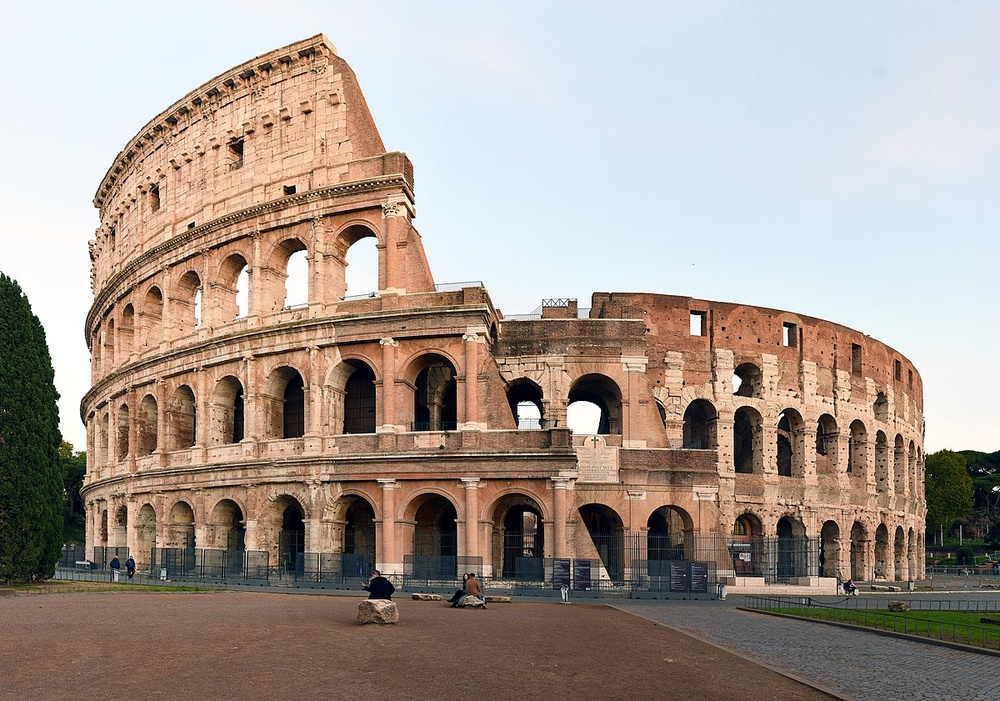
#> input picture Computer Vision/exercises/images/colosseum.jpg, 1000 x 701 px, shrunk from 1200 x 841 before the run
$ jupyter execute --allow-errors CV_exercise_03_edge_detection.ipynb
#> lines starting #> are read from the running program, lines starting #| are printed output that depends on the picture; after the words box and inside, x2 and y2 are one past the last pixel; in counts of white or black regions, pixels touching at a corner belong together
[cell 1]
import numpy as np
import cv2 as cv
from matplotlib import pyplot as plt
from ipywidgets import interact, IntSlider
import ipywidgets as widgets

# Caricamento dell'immagine in scala di grigi
img = cv.imread('./images/messi.jpg', cv.IMREAD_GRAYSCALE)
#> (the rest of this cell did not finish here and is left out)

[cell 2]
# Caricamento dell'immagine in scala di grigi
img = cv.imread('./images/colosseum.jpg', cv.IMREAD_GRAYSCALE)
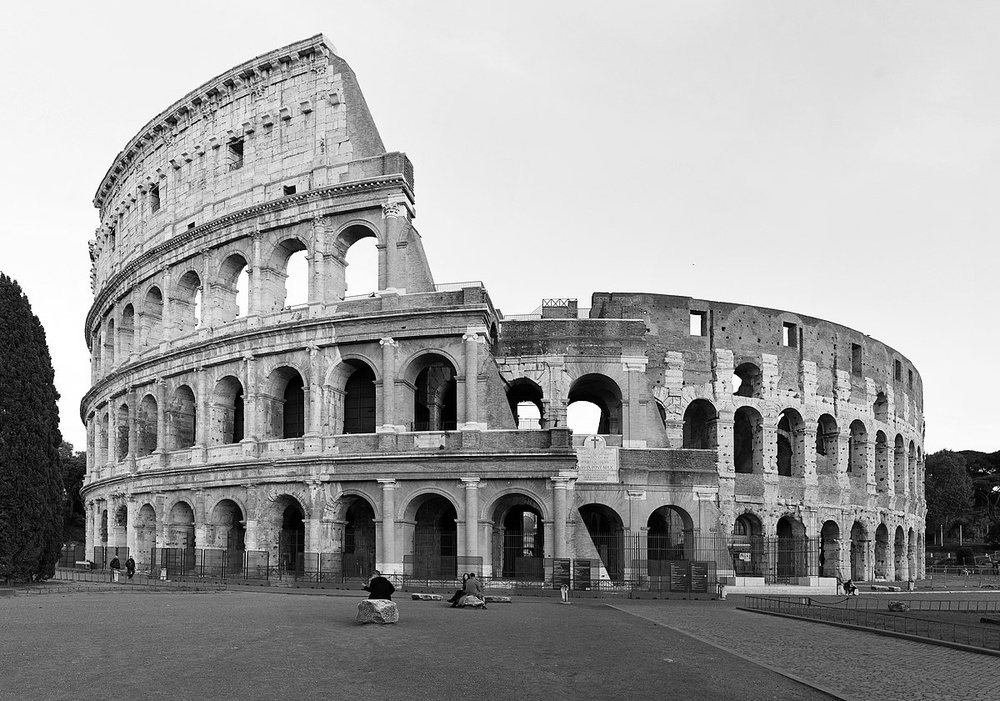
#> img: shape (701, 1000); min 0, max 255, mean 156.7
#> the sliders are set to low_threshold = 100, high_threshold = 150, aperture_size = 3
assert img is not None, "file could not be read, check with os.path.exists()"

# Funzione che aggiorna l'immagine con i nuovi valori di soglia e apertura
def update_edges(low_threshold, high_threshold, aperture_size):
    # L'apertura deve essere un intero dispari, ecco perché controllo che sia dispari
#> called with low_threshold = 100, high_threshold = 150, aperture_size = 3
    if aperture_size % 2 == 0:
        aperture_size += 1

    # Applicazione del rilevamento dei bordi di Canny con i nuovi parametri
    edges = cv.Canny(img, low_threshold, high_threshold, apertureSize=aperture_size)
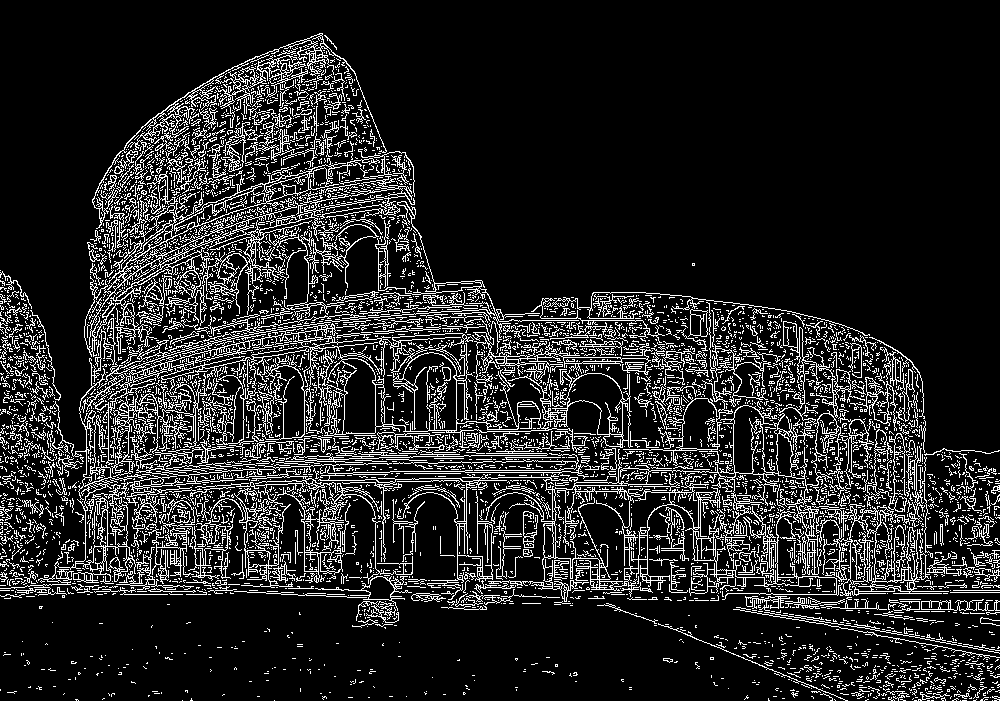
#> edges: shape (701, 1000); 14.2% white in thin lines or dots

    # Visualizza l'immagine originale e l'immagine con rilevamento dei bordi
    plt.figure(figsize=(18,10))
    plt.subplot(121),plt.imshow(img, cmap='gray')
    plt.title('Original Image'), plt.xticks([]), plt.yticks([])
    plt.subplot(122),plt.imshow(edges, cmap='gray')
    plt.title('Edge Image'), plt.xticks([]), plt.yticks([])
    plt.show()
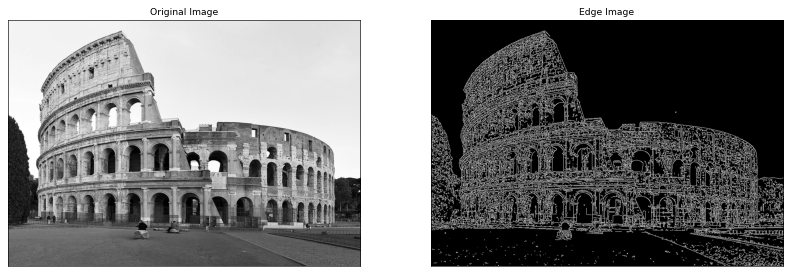
#> figure drawn by matplotlib, 2 panels

# Definizione degli slider per low_threshold, high_threshold e aperture_size
low_threshold_slider = IntSlider(min=0, max=255, value=100, description='Low Threshold')
high_threshold_slider = IntSlider(min=0, max=255, value=150, description='High Threshold')
aperture_slider = IntSlider(min=3, max=7, step=1, value=3, description='Aperture Size')

# Interazione con gli slider
interact(update_edges, low_threshold=low_threshold_slider, high_threshold=high_threshold_slider, aperture_size=aperture_slider);

$ run again, with Computer Vision/exercises/images/ClockChallenge.jpg copied over Computer Vision/exercises/images/colosseum.jpg
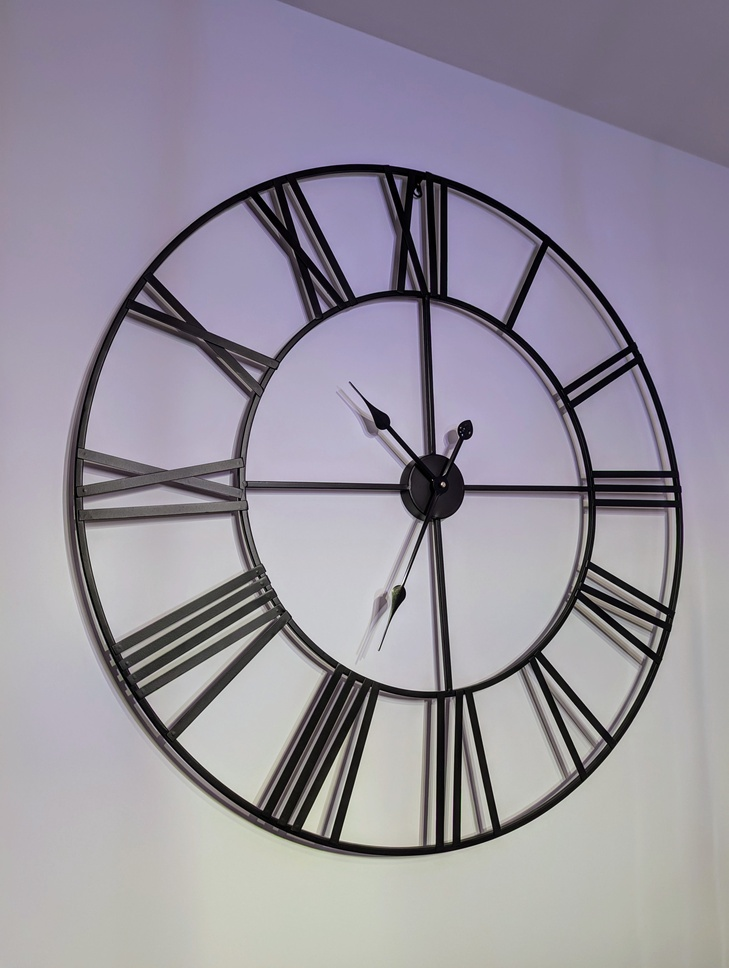
#> input picture Computer Vision/exercises/images/ClockChallenge.jpg, 729 x 968 px, shrunk from 3072 x 4080 before the run
#> in update_edges, `edges = cv.Canny(img, low_threshold, high_threshold, apertureSize=aper..`:
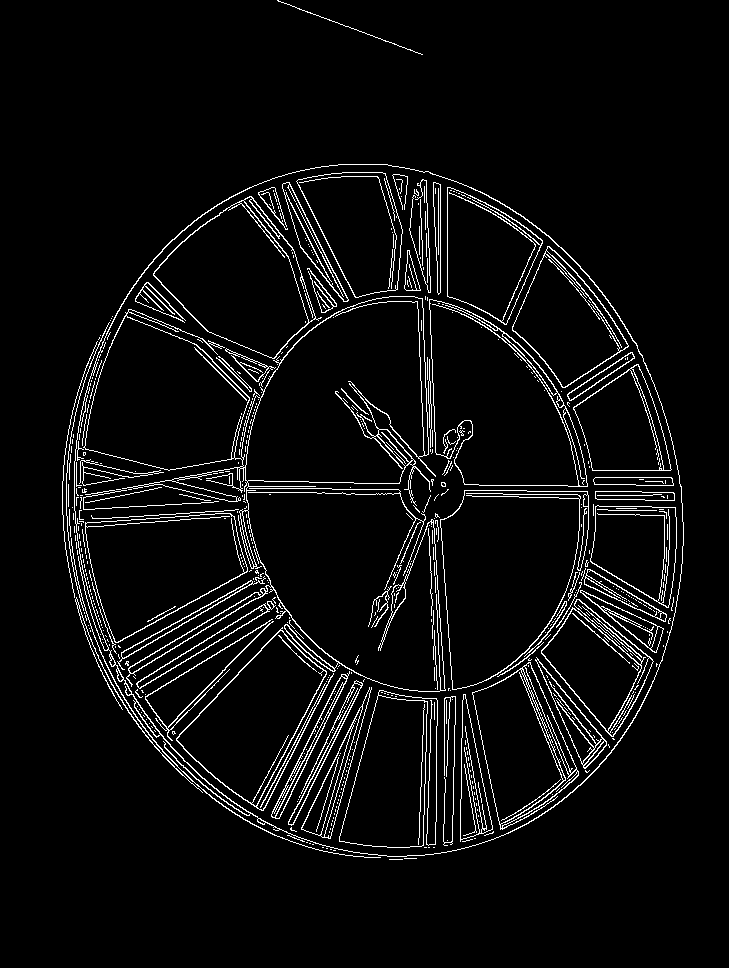
#> edges: shape (968, 729); 5% white in thin lines or dots, all inside (x1, y1, x2, y2) = (62, 0, 684, 860)
#> in update_edges, `plt.show()`:
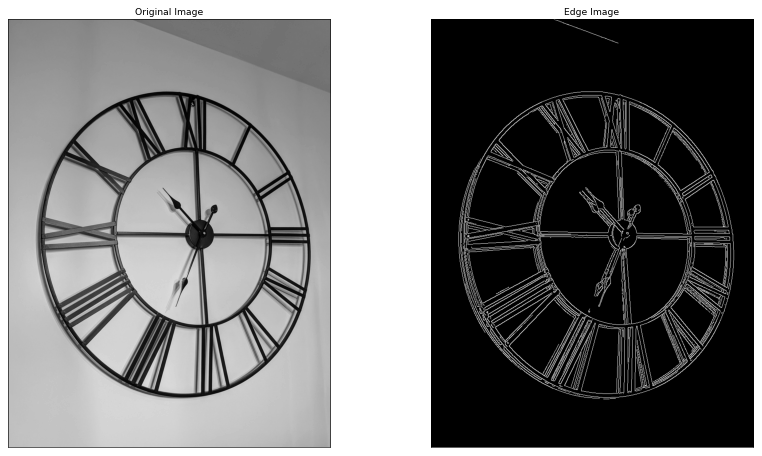
#> figure drawn by matplotlib, 2 panels
